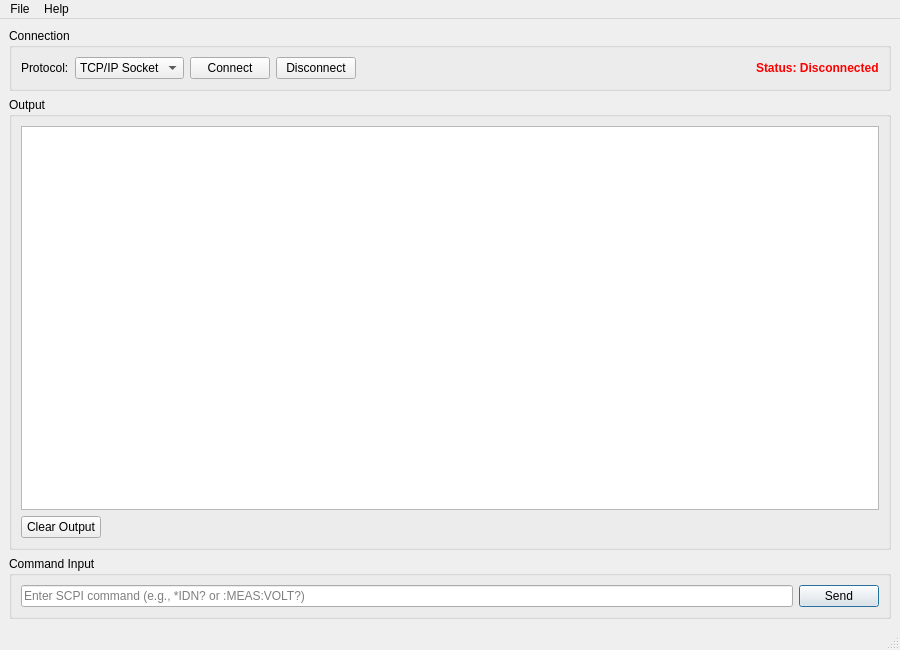
<?xml version="1.0" encoding="UTF-8"?>
<ui version="4.0">
 <class>MainWindow</class>
 <widget class="QMainWindow" name="MainWindow">
  <property name="geometry">
   <rect>
    <x>0</x>
    <y>0</y>
    <width>900</width>
    <height>650</height>
   </rect>
  </property>
  <property name="windowTitle">
   <string>Interactive Instrument Communication Tool</string>
  </property>
  <widget class="QWidget" name="centralwidget">
   <layout class="QVBoxLayout" name="verticalLayout">
    <item>
     <widget class="QGroupBox" name="connectionGroupBox">
      <property name="title">
       <string>Connection</string>
      </property>
      <layout class="QHBoxLayout" name="horizontalLayout">
       <item>
        <widget class="QLabel" name="protocolLabel">
         <property name="text">
          <string>Protocol:</string>
         </property>
        </widget>
       </item>
       <item>
        <widget class="QComboBox" name="protocolCombo">
         <item>
          <property name="text">
           <string>TCP/IP Socket</string>
          </property>
         </item>
         <item>
          <property name="text">
           <string>VISA</string>
          </property>
         </item>
        </widget>
       </item>
       <item>
        <widget class="QPushButton" name="connectButton">
         <property name="text">
          <string>Connect</string>
         </property>
         <property name="icon">
          <iconset theme="network-connect"/>
         </property>
        </widget>
       </item>
       <item>
        <widget class="QPushButton" name="disconnectButton">
         <property name="text">
          <string>Disconnect</string>
         </property>
         <property name="icon">
          <iconset theme="network-disconnect"/>
         </property>
        </widget>
       </item>
       <item>
        <spacer name="horizontalSpacer">
         <property name="orientation">
          <enum>Qt::Horizontal</enum>
         </property>
         <property name="sizeHint" stdset="0">
          <size>
           <width>40</width>
           <height>20</height>
          </size>
         </property>
        </spacer>
       </item>
       <item>
        <widget class="QLabel" name="statusLabel">
         <property name="text">
          <string>Status: Disconnected</string>
         </property>
         <property name="styleSheet">
          <string notr="true">color: red; font-weight: bold;</string>
         </property>
        </widget>
       </item>
      </layout>
     </widget>
    </item>
    <item>
     <widget class="QGroupBox" name="outputGroupBox">
      <property name="title">
       <string>Output</string>
      </property>
      <layout class="QVBoxLayout" name="verticalLayout_2">
       <item>
        <widget class="QTextEdit" name="outputText">
         <property name="readOnly">
          <bool>true</bool>
         </property>
         <property name="html">
          <string>&lt;!DOCTYPE HTML PUBLIC &quot;-//W3C//DTD HTML 4.0//EN&quot; &quot;http://www.w3.org/TR/REC-html40/strict.dtd&quot;&gt;
&lt;html&gt;&lt;head&gt;&lt;meta name=&quot;qrichtext&quot; content=&quot;1&quot; /&gt;&lt;style type=&quot;text/css&quot;&gt;
p, li { white-space: pre-wrap; }
&lt;/style&gt;&lt;/head&gt;&lt;body style=&quot; font-family:'Segoe UI'; font-size:9pt; font-weight:400; font-style:normal;&quot;&gt;&lt;/body&gt;&lt;/html&gt;</string>
         </property>
        </widget>
       </item>
       <item>
        <layout class="QHBoxLayout" name="horizontalLayout_3">
         <item>
          <widget class="QPushButton" name="clearButton">
           <property name="text">
            <string>Clear Output</string>
           </property>
           <property name="icon">
            <iconset theme="edit-clear"/>
           </property>
          </widget>
         </item>
         <item>
          <spacer name="horizontalSpacer_2">
           <property name="orientation">
            <enum>Qt::Horizontal</enum>
           </property>
           <property name="sizeHint" stdset="0">
            <size>
             <width>40</width>
             <height>20</height>
            </size>
           </property>
          </spacer>
         </item>
        </layout>
       </item>
      </layout>
     </widget>
    </item>
    <item>
     <widget class="QGroupBox" name="commandGroupBox">
      <property name="title">
       <string>Command Input</string>
      </property>
      <layout class="QHBoxLayout" name="horizontalLayout_2">
       <item>
        <widget class="QLineEdit" name="commandInput">
         <property name="placeholderText">
          <string>Enter SCPI command (e.g., *IDN? or :MEAS:VOLT?)</string>
         </property>
        </widget>
       </item>
       <item>
        <widget class="QPushButton" name="sendButton">
         <property name="text">
          <string>Send</string>
         </property>
         <property name="icon">
          <iconset theme="mail-send"/>
         </property>
         <property name="default">
          <bool>true</bool>
         </property>
        </widget>
       </item>
      </layout>
     </widget>
    </item>
   </layout>
  </widget>
  <widget class="QMenuBar" name="menubar">
   <property name="geometry">
    <rect>
     <x>0</x>
     <y>0</y>
     <width>900</width>
     <height>22</height>
    </rect>
   </property>
   <widget class="QMenu" name="menuFile">
    <property name="title">
     <string>File</string>
    </property>
    <addaction name="actionExit"/>
   </widget>
   <widget class="QMenu" name="menuHelp">
    <property name="title">
     <string>Help</string>
    </property>
    <addaction name="actionAbout"/>
   </widget>
   <addaction name="menuFile"/>
   <addaction name="menuHelp"/>
  </widget>
  <widget class="QStatusBar" name="statusbar"/>
  <action name="actionExit">
   <property name="text">
    <string>Exit</string>
   </property>
  </action>
  <action name="actionAbout">
   <property name="text">
    <string>About</string>
   </property>
  </action>
 </widget>
 <resources/>
 <connections>
  <connection>
   <sender>actionExit</sender>
   <signal>triggered()</signal>
   <receiver>MainWindow</receiver>
   <slot>close()</slot>
   <hints>
    <hint type="sourcelabel">
     <x>-1</x>
     <y>-1</y>
    </hint>
    <hint type="destinationlabel">
     <x>449</x>
     <y>324</y>
    </hint>
   </hints>
  </connection>
 </connections>
</ui>
